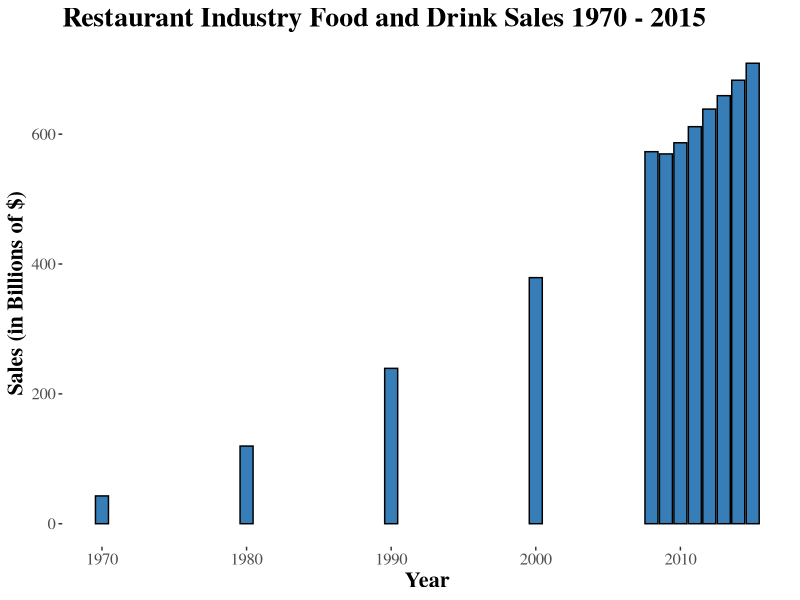
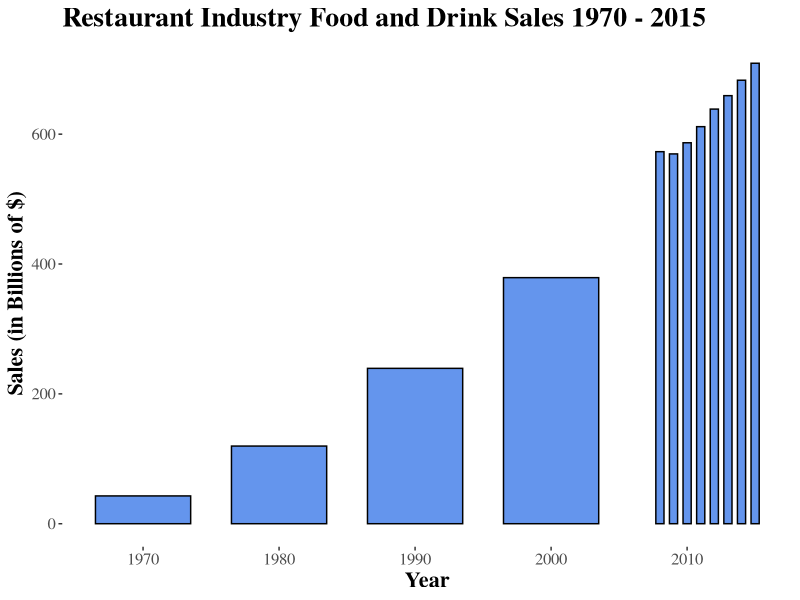
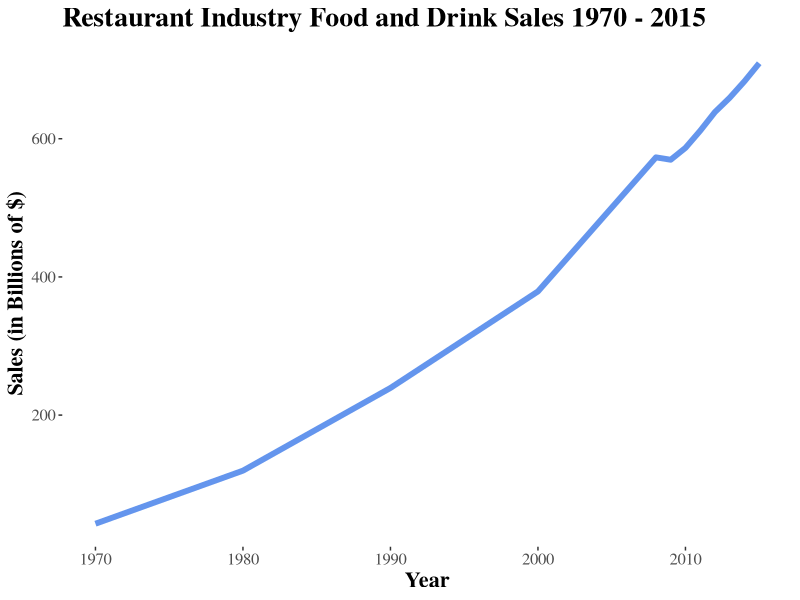
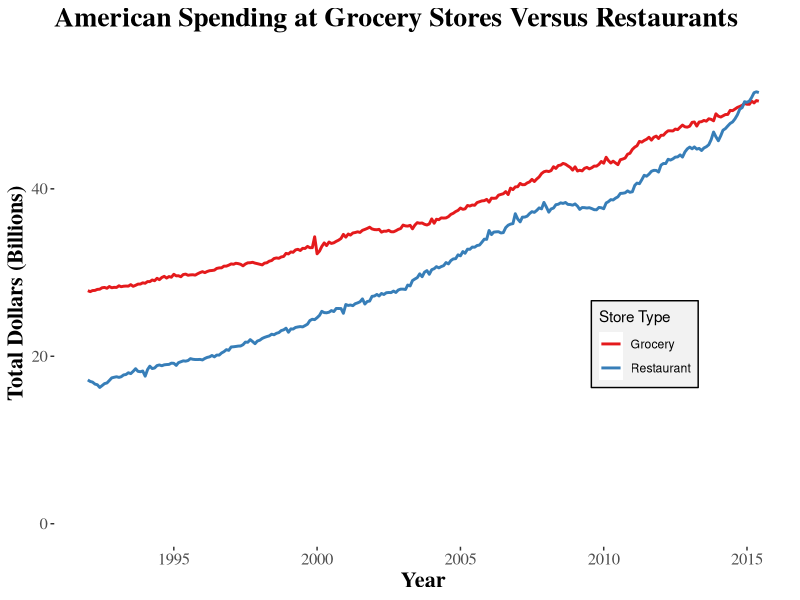
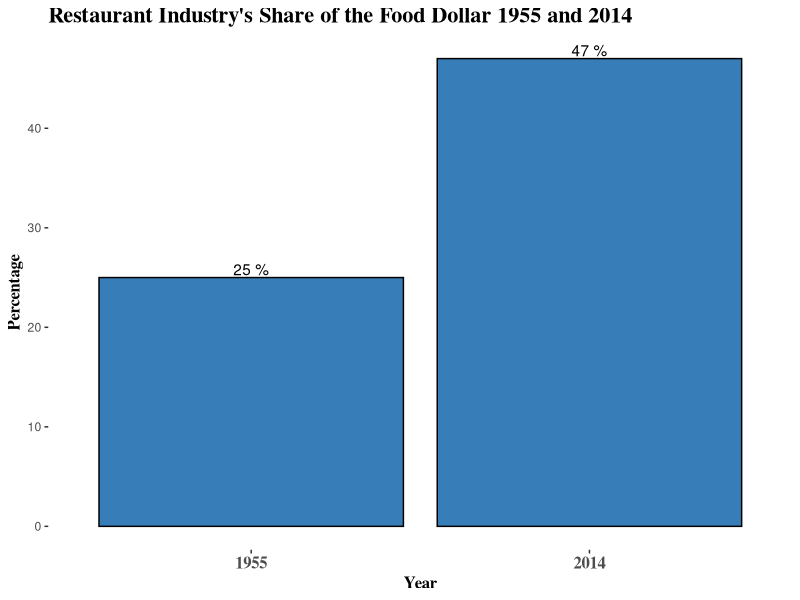
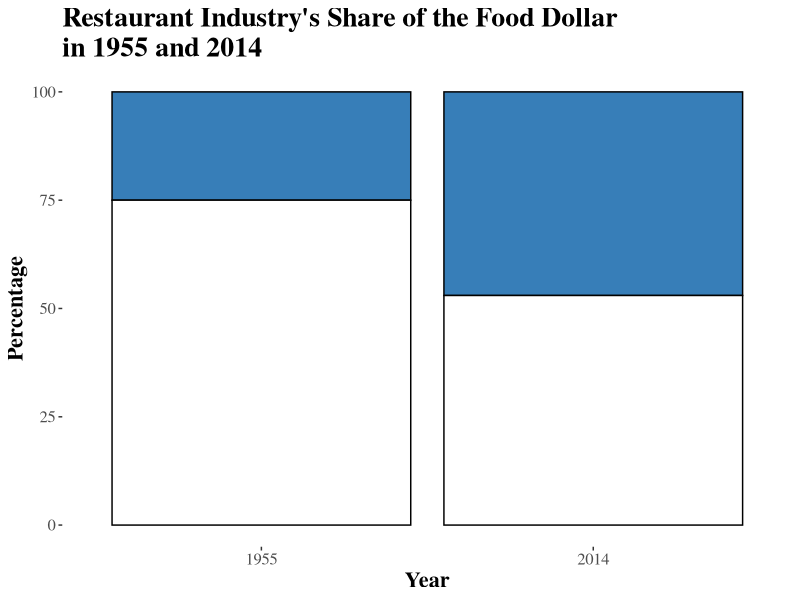
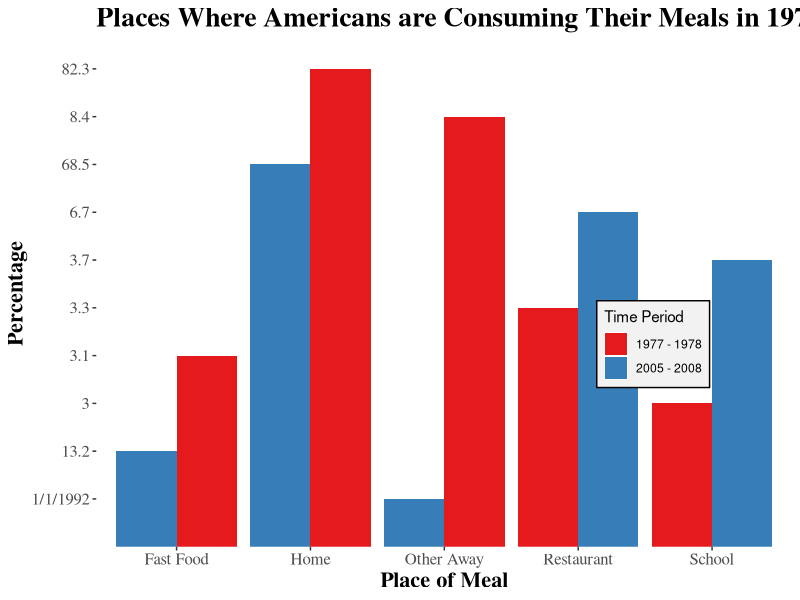
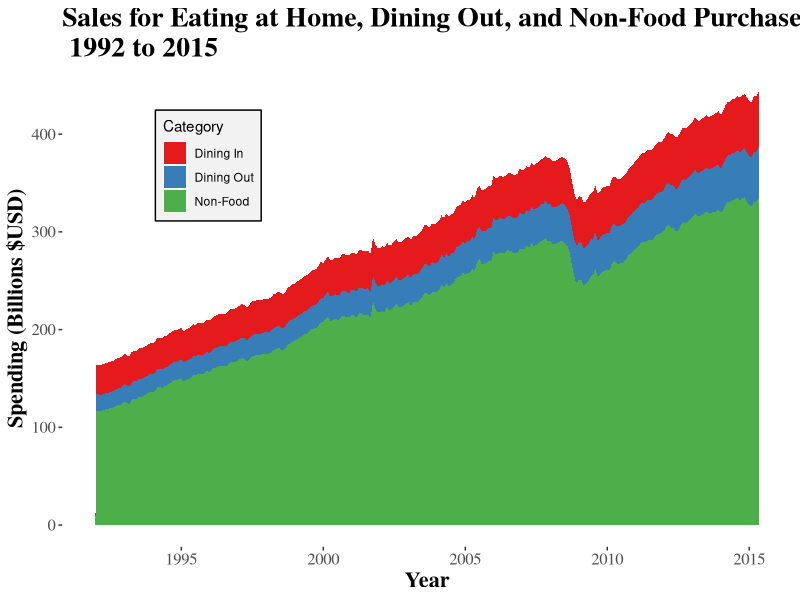

Write the R code that produced these figures, in order.
library(ggplot2)
library(Cairo)

my_theme <-  theme(
    panel.background = element_rect(fill = "white", colour = NA),  
    axis.title=element_text(size=16, lineheight=.9, family="Times", face="bold"), 
    plot.title=element_text(size=20, family="Times", face="bold"),
    axis.text=element_text(size=12, family="Times")) 

restaurant.sales <- read.csv("Food_Drink_Sales.csv")
head(restaurant.sales)
# increase in food and drink sales 1970 to 2015
food.drink.sales <- ggplot(data=restaurant.sales, aes(x=year, y=sales)) + 
    geom_bar(stat="identity", fill="#377eb8", colour="black") +
    ggtitle("Restaurant Industry Food and Drink Sales 1970 - 2015") + 
    xlab("Year") + ylab("Sales (in Billions of $)") + my_theme 
print(food.drink.sales)

CairoPNG(file = "food_drink_sales_1970-2015.png", width = 792, height = 612)
print(food.drink.sales)
dev.off()

# alternative view of same graph as above 
widths <- c(rep(7, 4), rep(0.6, 8))
food.drink.sales2 <- ggplot(data=restaurant.sales, aes(x=year, y=sales, width=widths)) + 
    geom_bar(stat="identity", fill="cornflowerblue", colour="black") +
    ggtitle("Restaurant Industry Food and Drink Sales 1970 - 2015") + 
    xlab("Year") + ylab("Sales (in Billions of $)") + my_theme
print(food.drink.sales2)
# wide bars are slightly misleading
# another option would be to change the distance between the decades on the
# x axis, if we could do it in a way that wasn't misleading

CairoPNG(file = "food_drink_sales_1970-2015(2).png", width = 792, height = 612)
print(food.drink.sales2)
dev.off()

restaurant.sales <- read.csv("Food_Drink_Sales.csv")
head(restaurant.sales)
# increase in food and drink sales 1970 to 2015
food.drink.sales3 <- ggplot(data=restaurant.sales, aes(x=year, y=sales)) + 
    geom_line(colour="cornflowerblue", size=2) +
    ggtitle("Restaurant Industry Food and Drink Sales 1970 - 2015") + 
    xlab("Year") + ylab("Sales (in Billions of $)") + my_theme
print(food.drink.sales3)

CairoPNG(file = "food_drink_sales_1970-2015.png", width = 792, height = 612)
print(food.drink.sales3)
dev.off()

grocery.restaurant.sales <- read.csv("grocery_vs_restaurant_sales.csv")
grocery.restaurant.sales$Date <- as.Date(grocery.restaurant.sales$Period, format="%m/%d/%Y")
grocery.restaurant.sales$Value <- grocery.restaurant.sales$Value/1000
grocery.vs.restaurant <- ggplot(data=grocery.restaurant.sales, aes(x=Date, y=Value, color=Store)) + 
    geom_line(size=1) + 
    theme(legend.position=c(0.8,0.4), legend.background=element_rect(fill = "gray95", color="black")) +
    ggtitle("American Spending at Grocery Stores Versus Restaurants") +
    xlab("Year") + ylab("Total Dollars (Billions)") + labs(color="Store Type") +
    scale_colour_brewer(palette="Set1") + ylim(0, 55) + my_theme 
print(grocery.vs.restaurant)

CairoPNG(file = "grocery_vs_restaurant_sales2.png", width = 792, height = 612)
print(grocery.vs.restaurant)
dev.off()

# change in restaurant ind. share of food dollar 1955 and 2014
year <- c(1955, 2014)
share <- c(25, 47)
food.dollar.share <- data.frame(year, share)
head(food.dollar.share)
share1 <- ggplot(data=food.dollar.share, aes(x=factor(year), y=share)) + 
    geom_bar(stat="identity", fill="#377eb8", color="black") + 
    geom_text(aes(label=paste(format(share), '%')), vjust=-0.2, color="black") + 
    ggtitle("Restaurant Industry's Share of the Food Dollar 1955 and 2014") + 
    xlab("Year") + ylab("Percentage") + 
    theme(
        panel.background = element_rect(fill = "white", colour = NA),  
        axis.title=element_text(size=12, lineheight=.9, family="Times", face="bold"), 
        plot.title=element_text(size=16, family="Times", face="bold"),
        axis.text.x=element_text(size=12, family="Times", face="bold")) 
print(share1)

CairoPNG(file = "food_dollar_share.png", width = 792, height = 612)
print(share1)
dev.off()

# alternative view of same share of food dollar graph
year <- c(1955, 2014, 1955, 2014)
share <- c(25, 47, 75, 53)
id <- c(1, 1, 2, 2)
food.dollar.share <- data.frame(year, share, factor(id))
head(food.dollar.share)
share2 <- ggplot(data=food.dollar.share, aes(x=factor(year), y=share)) + 
    geom_bar(aes(fill=factor(id)), stat="identity", color="black") + 
    geom_text(aes(label=paste(format(share), '%')), vjust=1.5, color="white") + 
    ggtitle("Restaurant Industry's Share of the Food Dollar\nin 1955 and 2014") + 
    xlab("Year") + ylab("Percentage") + guides(fill=FALSE) +
    scale_fill_manual(values=c("#377eb8", "white")) + my_theme  
print(share2)

CairoPNG(file = "food_dollar_share(2).png", width = 792, height = 612)
print(share2)
dev.off()

expenditures <- read.csv("food_expenditures.csv")
str(expenditures)
consumption <- ggplot(data=expenditures, aes(x=food.consumption, y=percentage, fill=year)) +  
    geom_bar(stat="identity", position="dodge") + #scale_fill_manual(values=c("cornflowerblue", "red"))
    scale_fill_brewer(palette="Set1") + ylab("Percentage") + xlab("Place of Meal") + 
    ggtitle("Places Where Americans are Consuming Their Meals in 1978 and 2008") +
    theme(legend.position=c(0.8,0.4), legend.background=element_rect(fill = "gray95", color="black")) + 
    labs(fill="Time Period") + my_theme
print(consumption)

CairoPNG(file = "consumption.png", width = 792, height = 612)
print(consumption)
dev.off()

category.expenditures <- read.csv("EconomicExpendituresByCategory_Transformed.csv")
category.expenditures$Month <- as.Date(category.expenditures$Month, format="%m/%d/%Y")
category <- ggplot(data=category.expenditures, aes(x=Month, y=Billions, fill=Category)) + 
    geom_area() + my_theme + scale_fill_brewer(palette="Set1", labels=c("Dining In", "Dining Out", "Non-Food")) + 
    xlab("Year") + ylab("Spending (Billions $USD)") +
    theme(legend.position=c(0.2,0.8), legend.background=element_rect(fill = "gray95", color="black")) +
    ggtitle("Sales for Eating at Home, Dining Out, and Non-Food Purchases\n 1992 to 2015")
print(category)

CairoPNG(file = "category.png", width = 792, height = 612)
print(category)
dev.off()

proportion <- ggplot(data=category.expenditures, aes(x=Month, y=Percentage2, fill=Category)) + 
    geom_area() + my_theme + scale_fill_brewer(palette="Set1", labels=c("Dining In", "Dining Out", "Non-Food")) + 
    xlab("Year") + ylab("Percentage of Retail Dollars Spent") + 
    theme(legend.position=c(0.25,0.7), legend.background=element_rect(fill = "gray95", color="black")) +
    ggtitle("Proportion of Spending for Eating at Home, Dining Out, and Non-Food Purchases\n 1992 to 2015")
print(proportion)

CairoPNG(file = "proportion.png", width = 792, height = 612)
print(proportion)
dev.off()

obesity <- read.csv("obesity_R.csv")
obesity$Date <- as.Date(obesity$Date, format="%m/%d/%Y")
obesity.trend <- ggplot(data=obesity, aes(x=Date, y=Percentage, color=Type)) + 
    geom_line(size=1) + scale_color_brewer(palette="Set1") + my_theme + 
    theme(legend.position=c(0.3,0.75), legend.background=element_rect(fill = "gray95", color="black")) + 
    xlab("Year of Study") + ylab("Percentage of Population") + 
    ggtitle("Percentage of American Population that is Obese")

CairoPNG(file = "obesity3.png", width = 792, height = 612)
print(obesity.trend)
dev.off()

body.type <- read.csv("bodytype_calories.csv")
bodytype <- ggplot(data=body.type, aes(x=Body, y=Calories)) + 
    geom_bar(stat="identity", fill="#377eb8") + my_theme + 
    ggtitle("Number of Additional Calories Consumed Per Meal\nAway From Home Based on Body Type") + 
    xlab("Body Type") + ylab("Additional Calories Consumed")
print(bodytype)

CairoPNG(file = "body_type.png", width = 792, height = 612)
print(bodytype)
dev.off()

calories.per.meal <- read.csv("additional_calories.csv")
calories.per.meal$Meal <- factor(calories.per.meal$Meal, as.character(calories.per.meal$Meal))
calories <- ggplot(data=calories.per.meal, aes(x=Meal, y=Calories)) + 
    geom_bar(stat="identity", fill="#377eb8") + my_theme + 
    ggtitle("Number of Additional Calories Consumed Per Meal Away From Home") + 
    xlab("Meal") + ylab("Additional Calories Consumed")
print(calories)

CairoPNG(file = "additional_calories.png", width = 792, height = 612)
print(calories)
dev.off()
